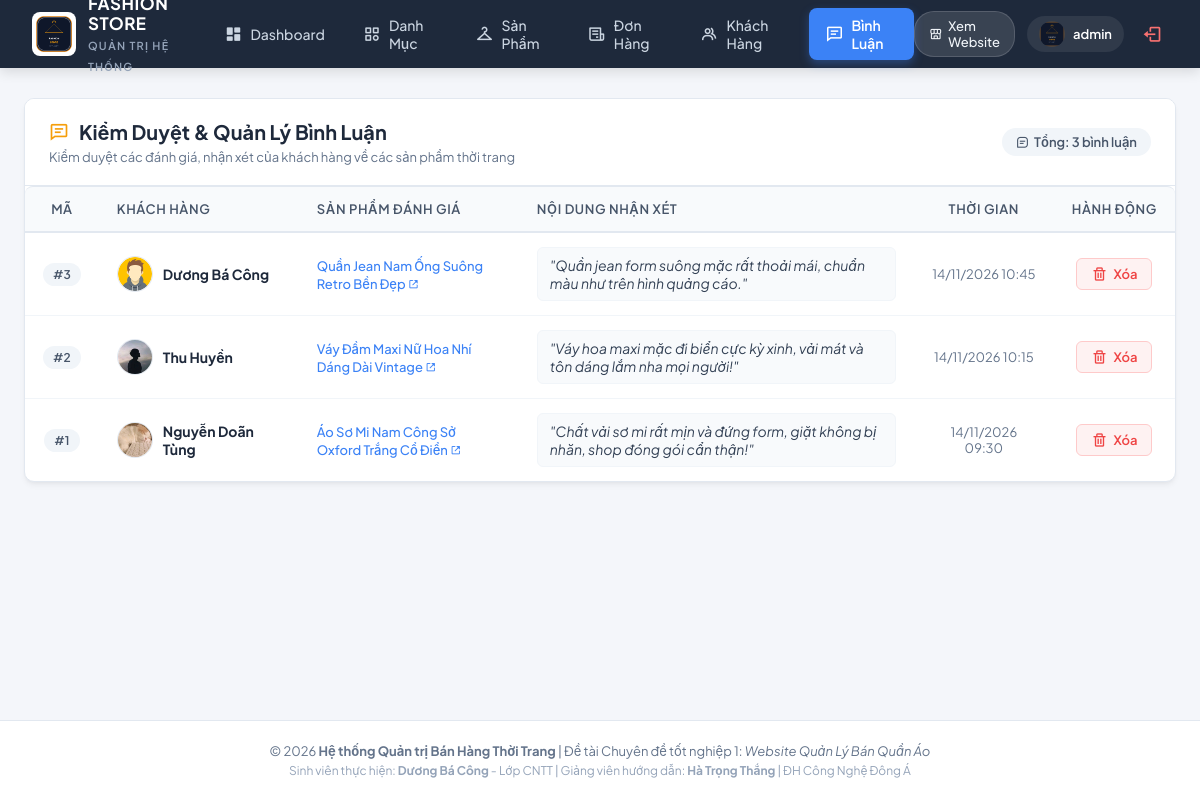
The page /controller/indexAdmin.php?act=binhluan (signed in) on the database its author committed.
### tables this page shows
CREATE TABLE `binhluan` (
  `id` int(11) NOT NULL AUTO_INCREMENT,
  `hinh` varchar(225) NOT NULL,
  `iduser` int(11) NOT NULL,
  `idsp` int(11) NOT NULL,
  `noidung` varchar(225) NOT NULL,
  `postdate` varchar(225) NOT NULL,
  `name` varchar(225) NOT NULL,
  PRIMARY KEY (`id`)
);

CREATE TABLE `sanpham` (
  `id` int(11) NOT NULL AUTO_INCREMENT,
  `hinh` varchar(255) NOT NULL,
  `tensp` varchar(255) NOT NULL,
  `gia` int(11) NOT NULL,
  `iddanhmuc` int(11) NOT NULL,
  PRIMARY KEY (`id`)
);

### model/config.php (called while the page is built, shortened)
<?php
  function pdo_con(){
    static $cached_conn = null;
    if ($cached_conn !== null) {
      return $cached_conn;
    }
    $http_host = $_SERVER['HTTP_HOST'] ?? '';
    $is_infinityfree = (strpos($http_host, 'infinityfree') !== false || strpos($http_host, 'epizy.com') !== false);
    if ($is_infinityfree) {
      $servername = "sql302.infinityfree.com";
      $username = "if0_43184606";
      $password = "8gZKYLk9Rk6UBlL";
      $dbname = "if0_43184606_duan1";
      $port = 3306;
      $db_candidates = [$dbname];
    } else {
      $servername = "127.0.0.1";
      $username = "root";
      $password = "";
      $port = 3306;
      $db_candidates = ['duanmau', 'duan1'];
    }
    foreach ($db_candidates as $try_db) {
      try {
        $conn = new PDO("mysql:host=$servername;port=$port;dbname=$try_db;charset=utf8", $username, $password, [
          PDO::ATTR_ERRMODE => PDO::ERRMODE_EXCEPTION,
          PDO::ATTR_TIMEOUT => 2
        ]);
        $cached_conn = $conn;
        return $cached_conn;
      } catch (PDOException $e) {
      }
    }
    return null;
  }
  function pdo_query($sql){
    $sql_args = array_slice(func_get_args(), 1);
    $conn = pdo_con();
    try {
      $stmt = $conn->prepare($sql);
      $stmt->execute($sql_args);
      $rows = $stmt->fetchAll();
      return $rows ? $rows : [];
    } catch (PDOException $e) {
      throw $e;
    }
  }
?>

### model/binhluan.php (called while the page is built, shortened)
<?php
function binhluan_showall(){
    $sql = "SELECT binhluan.*, sanpham.tensp FROM binhluan LEFT JOIN sanpham ON binhluan.idsp = sanpham.id ORDER BY binhluan.id DESC";
    return pdo_query($sql);
}
?>

### viewAdmin/binhluan.php (the view, shortened to what this page needs)
<?php
$list_binhluan = binhluan_showall();
?>
<div class="admin-card">
    <div class="admin-card-header">
        <div class="admin-card-title-group">
            <h2><i class='bx bx-comment-detail' style="color: #f59e0b;"></i> Kiểm Duyệt & Quản Lý Bình Luận</h2>
            <p>Kiểm duyệt các đánh giá, nhận xét của khách hàng về các sản phẩm thời trang</p>
        </div>
        <div>
            <span class="badge-pill badge-neutral" style="font-size: 13px; padding: 6px 14px;">
                <i class='bx bx-message-square-detail'></i> Tổng: <?= count($list_binhluan) ?> bình luận
            </span>
        </div>
    </div>
    <div class="admin-card-body" style="padding: 0;">
        <div class="table-responsive">
            <table class="admin-table">
                <thead>
                    <tr>
                        <th style="width: 70px; text-align: center;">Mã</th>
                        <th style="width: 200px;">Khách Hàng</th>
                        <th style="width: 220px;">Sản Phẩm Đánh Giá</th>
                        <th>Nội Dung Nhận Xét</th>
                        <th style="width: 140px; text-align: center;">Thời Gian</th>
                        <th style="width: 120px; text-align: center;">Hành Động</th>
                    </tr>
                </thead>
                <tbody>
                    <?php if (!empty($list_binhluan)): ?>
                        <?php foreach ($list_binhluan as $row):
                            $id = $row['id'];
                            $name = $row['name'];
                            $hinh = !empty($row['hinh']) ? $row['hinh'] : 'iconUser.png';
                            $idsp = $row['idsp'];
                            $tensp = !empty($row['tensp']) ? $row['tensp'] : ('Sản phẩm #' . $idsp);
                            $noidung = $row['noidung'];
                            $postdate = $row['postdate'];
                            $dellink = "../controller/indexAdmin.php?act=binhluan&id=" . $id;
                        ?>
                            <tr>
                                <td style="text-align: center;">
                                    <span class="badge-pill badge-neutral">#<?= $id ?></span>
                                </td>
                                <td>
                                    <div style="display: flex; align-items: center; gap: 10px;">
                                        <img src="../view/images/<?= htmlspecialchars($hinh) ?>" alt="" style="width: 36px; height: 36px; border-radius: 50%; object-fit: cover; border: 1px solid #e2e8f0;">
                                        <strong style="color: #1e293b;"><?= htmlspecialchars($name) ?></strong>
                                    </div>
                                </td>
                                <td>
                                    <a href="../controller/index.php?act=chitietsp&idsp=<?= $idsp ?>" target="_blank" style="color: #3b82f6; text-decoration: none; font-weight: 500; font-size: 13px;">
                                        <?= htmlspecialchars($tensp) ?> <i class='bx bx-link-external' style="font-size: 11px;"></i>
                                    </a>
                                </td>
                                <td>
                                    <div style="background: #f8fafc; border: 1px solid #f1f5f9; padding: 8px 12px; border-radius: 6px; font-style: italic; color: #334155;">
                                        "<?= htmlspecialchars($noidung) ?>"
                                    </div>
                                </td>
                                <td style="text-align: center; color: #64748b; font-size: 13px;">
                                    <?= htmlspecialchars($postdate) ?>
                                </td>
                                <td style="text-align: center;">
                                    <a onclick="return confirm('Bạn có chắc chắn muốn xóa bình luận này?')" href="<?= $dellink ?>" class="btn-action btn-delete" title="Xóa bình luận vi phạm">
                                        <i class='bx bx-trash'></i> Xóa
                                    </a>
                                </td>
                            </tr>
                        <?php endforeach; ?>
                    <?php endif; ?>
                </tbody>
            </table>
        </div>
    </div>
</div>

### view/css/admin.css (style rules this page uses)
:root { --admin-bg: #f4f6fa; --admin-card-bg: #ffffff; --admin-header-bg: #1e293b; --admin-text-main: #1e293b; --admin-text-muted: #64748b; --admin-border: #e2e8f0; --admin-primary: #3b82f6; --admin-primary-hover: #2563eb; --admin-success: #10b981; --admin-success-hover: #059669; --admin-danger: #ef4444; --admin-danger-hover: #dc2626; --admin-warning: #f59e0b; --admin-info: #06b6d4; --admin-radius: 10px; --admin-shadow: 0 4px 6px -1px rgba(0, 0, 0, 0.05), 0 2px 4px -2px rgba(0, 0, 0, 0.05); --admin-shadow-lg: 0 10px 15px -3px rgba(0, 0, 0, 0.08), 0 4px 6px -4px rgba(0, 0, 0, 0.04); }
* { box-sizing: border-box; margin: 0; padding: 0; }
body.admin-body { font-family: 'Plus Jakarta Sans', 'Quicksand', -apple-system, BlinkMacSystemFont, 'Segoe UI', Roboto, sans-serif; background-color: var(--admin-bg); color: var(--admin-text-main); min-height: 100vh; display: flex; flex-direction: column; }
.admin-card { background: var(--admin-card-bg); border-radius: var(--admin-radius); border: 1px solid var(--admin-border); box-shadow: var(--admin-shadow); overflow: hidden; margin-bottom: 30px; transition: box-shadow 0.25s ease; }
.admin-card-header { padding: 20px 24px; border-bottom: 1px solid var(--admin-border); display: flex; align-items: center; justify-content: space-between; flex-wrap: wrap; gap: 16px; background: #ffffff; }
.admin-card-title-group h2 { font-size: 20px; font-weight: 700; color: var(--admin-text-main); display: flex; align-items: center; gap: 10px; margin: 0; }
.admin-card-title-group p { font-size: 13px; color: var(--admin-text-muted); margin-top: 4px; }
.admin-card-body { padding: 24px; }
.table-responsive { width: 100%; overflow-x: auto; }
.admin-table { width: 100%; border-collapse: separate; border-spacing: 0; text-align: left; }
.admin-table thead tr th { background: #f8fafc; color: #475569; font-size: 13px; font-weight: 600; text-transform: uppercase; letter-spacing: 0.6px; padding: 14px 18px; border-top: 1px solid var(--admin-border); border-bottom: 2px solid var(--admin-border); white-space: nowrap; }
.admin-table thead tr th:first-child { border-top-left-radius: 8px; }
.admin-table thead tr th:last-child { border-top-right-radius: 8px; }
.admin-table tbody tr { transition: background-color 0.15s ease; }
.admin-table tbody tr td { padding: 14px 18px; border-bottom: 1px solid #f1f5f9; font-size: 14px; color: #334155; vertical-align: middle; }
.admin-table tbody tr:last-child td { border-bottom: none; }
.btn-action { display: inline-flex; align-items: center; gap: 6px; padding: 7px 14px; border-radius: 6px; font-size: 13px; font-weight: 600; text-decoration: none; border: none; cursor: pointer; transition: all 0.2s ease; }
.btn-action i { font-size: 16px; }
.btn-delete { background: #fef2f2; color: var(--admin-danger); border: 1px solid #fecaca; }
.badge-pill { display: inline-flex; align-items: center; gap: 5px; padding: 4px 10px; border-radius: 20px; font-size: 12px; font-weight: 600; }
.badge-neutral { background: #f1f5f9; color: #475569; }

### rows shown on the page
binhluan: id "3", hinh (picture), name "Dương Bá Công", sanpham.tensp "Quần Jean Nam Ống Suông Retro Bền Đẹp", noidung "Quần jean form suông mặc rất thoải mái, chuẩn màu như trên hình quảng cáo.", postdate "14/11/2026 10:45"
binhluan: id "2", hinh (picture), name "Thu Huyền", sanpham.tensp "Váy Đầm Maxi Nữ Hoa Nhí Dáng Dài Vintage", noidung "Váy hoa maxi mặc đi biển cực kỳ xinh, vải mát và tôn dáng lắm nha mọi người!", postdate "14/11/2026 10:15"
binhluan: id "1", hinh (picture), name "Nguyễn Doãn Tùng", sanpham.tensp "Áo Sơ Mi Nam Công Sở Oxford Trắng Cổ Điển", noidung "Chất vải sơ mi rất mịn và đứng form, giặt không bị nhăn, shop đóng gói cẩn thận!", postdate "14/11/2026 09:30"

### other values the page prints
$admin_name "admin"
count($list_binhluan) "3"
